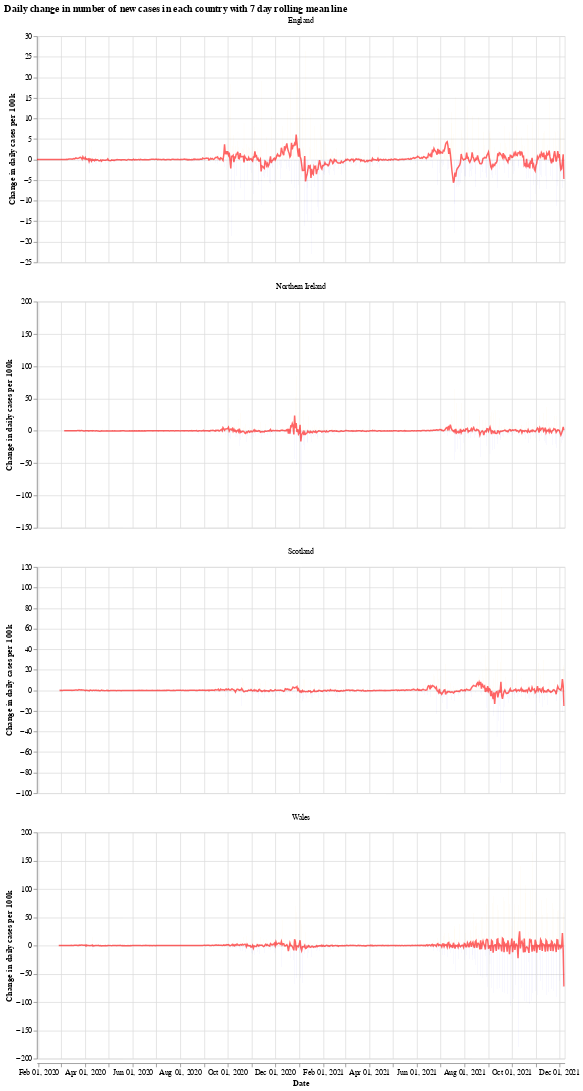

Source (notebook cell):
### Markdown cell above
We will use the Python library `Altair` for visualising the data, see the [altair docs](https://altair-viz.github.io/) for more information.

First we have a graph which shows the daily change in the number of new cases for each country. This number jumps up and down all over the place, which is likely due to delay in reporting of new cases over the weekend. Another interesting thing is that it looks like the daily cases in Wales experienced a much shorter period of calm over the summer (calm in the sense of daily cases not jumping up and down).

The orange bars are days when the number of new cases (per 100k population) was more than the previous day, while the blue are days when the number of new cases dropped. The red line is the 7 day moving average. 

When the moving average line is below 0, it means that there is a consistent drop in new cases. We can see this clearly happening around the times that lockdowns were introduced (though, to varying degrees). I will update the graphs soon with a marker of when each lockdown started.

### Code cell
# collapse
import altair as alt

bars = alt.Chart(uk_cases).mark_bar().encode(
    x=alt.X("yearmonthdate(date):T", axis=alt.Axis(title='Date')),
    y=alt.Y("casesChangeRate:Q", axis=alt.Axis(title='Change in daily cases per 100k')),
    tooltip='casesChange',
    color=alt.condition(
        alt.datum.casesChangeRate > 0,
        alt.value("orange"),  # The positive color
        alt.value("blue")  # The negative color
    )
).properties(title='Daily change in number of new cases with 7 day rolling mean',width=700).interactive()

line = alt.Chart(uk_cases).mark_line(
    color='red',
    size=2,
    opacity=0.6
).transform_window(
    rolling_mean='mean(casesChangeRate)',
    frame=[0, 7],
    groupby=['areaName']
).encode(
    x='yearmonthdate(date):T',
    y='rolling_mean:Q'
)

alt.layer(bars, line, data=uk_cases).facet(alt.Column(
    'areaName', title=''), columns=1).resolve_scale(y='independent').properties(title='Daily change in number of new cases in each country with 7 day rolling mean line')

### Figure 1 — Vega-Lite specification as saved in the notebook (floating-point values rounded to 4 significant figures; data arrays with more than 128 entries replaced by an {"elided": "..."} marker saying what was removed)
{"config": {"view": {"continuousWidth": 400, "continuousHeight": 300}}, "data": {"name": "data-c7060ea0eddfd056c586aa1eb78fa6b6"}, "facet": {"type": "nominal", "field": "areaName", "title": ""}, "spec": {"layer": [{"mark": "bar", "encoding": {"color": {"condition": {"value": "orange", "test": "(datum.casesChangeRate > 0)"}, "value": "blue"}, "tooltip": {"type": "quantitative", "field": "casesChange"}, "x": {"type": "temporal", "axis": {"title": "Date"}, "field": "date", "timeUnit": "yearmonthdate"}, "y": {"type": "quantitative", "axis": {"title": "Change in daily cases per 100k"}, "field": "casesChangeRate"}}, "selection": {"selector001": {"type": "interval", "bind": "scales", "encodings": ["x", "y"]}}, "title": "Daily change in number of new cases with 7 day rolling mean", "width": 700}, {"mark": {"type": "line", "color": "red", "opacity": 0.6, "size": 2}, "encoding": {"x": {"type": "temporal", "field": "date", "timeUnit": "yearmonthdate"}, "y": {"type": "quantitative", "field": "rolling_mean"}}, "transform": [{"window": [{"op": "mean", "field": "casesChangeRate", "as": "rolling_mean"}], "frame": [0, 7], "groupby": ["areaName"]}]}]}, "columns": 1, "resolve": {"scale": {"y": "independent"}}, "title": "Daily change in number of new cases in each country with 7 day rolling mean line", "$schema": "https://vega.github.io/schema/vega-lite/v4.8.1.json", "datasets": {"data-c7060ea0eddfd056c586aa1eb78fa6b6": {"elided": "2620 records"}}}
